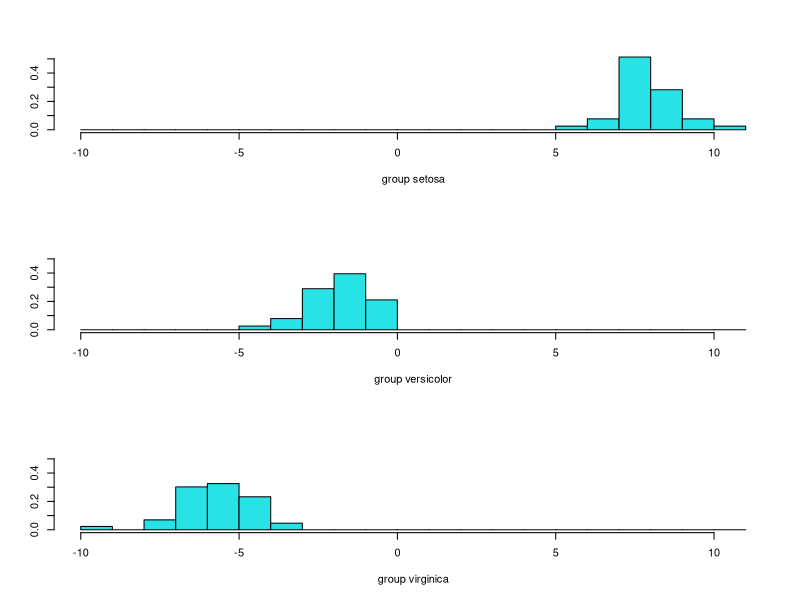

R code for this plot: (Note: this script raises an error after producing the figure.)
## ---- chunk 1
for (i in 1:4) {
  cat(colnames(iris)[i],sep="\n")
  print(aggregate(iris[,i],by=list(iris$Species),var)) #compute variance for each group
}
## ---- chunk 2
set.seed(1)
n <- nrow(iris)
ind <- sample(c(1:n), floor(0.8*n))
iris.train <- iris[ind,]
iris.test  <- iris[-ind,]
## ---- chunk 3
library(MASS)
iris.lda <- lda(Species~., data=iris.train)
iris.lda 
## ---- chunk 4
iris.pred.tr <- predict(iris.lda)
ldahist(data = iris.pred.tr$x[,1], g=iris.train$Species)
## ---- chunk 5
dataset <- data.frame(Type=iris.train$Species, lda=iris.pred.tr$x)
ggplot(dataset, aes(x=lda.LD1)) + 
  geom_density(aes(group=Type, colour=Type, fill=Type), alpha=0.3)
## ---- chunk 6
# The classification rule is manually designed as follows:
# classify observations to virginica  if LD1 < -3.5;
# classify observations to versicolor if -3.5 <= LD1 <= 3;
# classify observations to setosa     if LD1 > 3
pred.LD1 <-rep("versicolor",nrow(iris.train))
pred.LD1[iris.pred.tr$x[,1] < -3.5] <- "virginica"
pred.LD1[iris.pred.tr$x[,1] >  3] <- "setosa"
mean(pred.LD1==iris.train$Species)
## ---- chunk 7
# plot(iris.pred.tr$x[,1],iris.pred.tr$x[,2], col=train.data$Species,
#      pch=as.numeric(train.data$Species), xlab="LD1", ylab="LD2")
ggplot(dataset, aes(x=lda.LD1, y=lda.LD2)) + 
  geom_point(aes(group=Type, colour=Type, shape=Type))
## ---- chunk 8
mean(iris.train$Species == iris.pred.tr$class)
## ---- chunk 9
iris.pred.te <- predict(iris.lda, iris.test) 
mean(iris.test$Species == iris.pred.te$class)
## ---- chunk 10
iris.qda <- qda(Species~., data=iris.train)
iris.pred.te2 <- predict(iris.qda, iris.test)
mean(iris.test$Species == iris.pred.te2$class)
